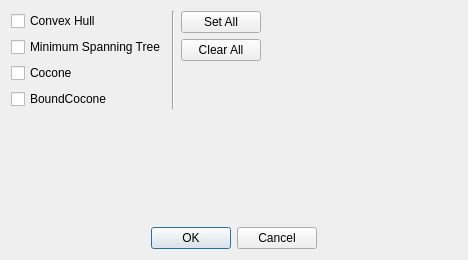
<?xml version="1.0" encoding="UTF-8"?>
<ui version="4.0">
 <class>ObjectSelection</class>
 <widget class="QDialog" name="ObjectSelection">
  <property name="geometry">
   <rect>
    <x>0</x>
    <y>0</y>
    <width>468</width>
    <height>260</height>
   </rect>
  </property>
  <property name="windowTitle">
   <string>Dialog</string>
  </property>
  <layout class="QVBoxLayout" name="verticalLayout_4">
   <item>
    <layout class="QHBoxLayout" name="horizontalLayout_2">
     <item>
      <layout class="QVBoxLayout" name="verticalLayout_3">
       <item>
        <layout class="QHBoxLayout" name="horizontalLayout">
         <item>
          <layout class="QVBoxLayout" name="verticalLayout">
           <item>
            <widget class="QCheckBox" name="checkBox_model_convex_hull">
             <property name="text">
              <string>Convex Hull</string>
             </property>
            </widget>
           </item>
           <item>
            <widget class="QCheckBox" name="checkBox_model_minumum_spanning_tree">
             <property name="text">
              <string>Minimum Spanning Tree</string>
             </property>
            </widget>
           </item>
           <item>
            <widget class="QCheckBox" name="checkBox_cocone">
             <property name="text">
              <string>Cocone</string>
             </property>
            </widget>
           </item>
           <item>
            <widget class="QCheckBox" name="checkBox_bound_cocone">
             <property name="text">
              <string>BoundCocone</string>
             </property>
            </widget>
           </item>
          </layout>
         </item>
         <item>
          <widget class="Line" name="line_3">
           <property name="orientation">
            <enum>Qt::Vertical</enum>
           </property>
          </widget>
         </item>
        </layout>
       </item>
       <item>
        <spacer name="verticalSpacer">
         <property name="orientation">
          <enum>Qt::Vertical</enum>
         </property>
         <property name="sizeHint" stdset="0">
          <size>
           <width>20</width>
           <height>40</height>
          </size>
         </property>
        </spacer>
       </item>
      </layout>
     </item>
     <item>
      <layout class="QVBoxLayout" name="verticalLayout_2">
       <item>
        <widget class="QPushButton" name="pushButton_set_all">
         <property name="text">
          <string>Set All</string>
         </property>
        </widget>
       </item>
       <item>
        <widget class="QPushButton" name="pushButton_clear_all">
         <property name="text">
          <string>Clear All</string>
         </property>
        </widget>
       </item>
       <item>
        <spacer name="verticalSpacer_2">
         <property name="orientation">
          <enum>Qt::Vertical</enum>
         </property>
         <property name="sizeHint" stdset="0">
          <size>
           <width>20</width>
           <height>40</height>
          </size>
         </property>
        </spacer>
       </item>
      </layout>
     </item>
     <item>
      <spacer name="horizontalSpacer">
       <property name="orientation">
        <enum>Qt::Horizontal</enum>
       </property>
       <property name="sizeHint" stdset="0">
        <size>
         <width>40</width>
         <height>20</height>
        </size>
       </property>
      </spacer>
     </item>
    </layout>
   </item>
   <item>
    <spacer name="verticalSpacer_3">
     <property name="orientation">
      <enum>Qt::Vertical</enum>
     </property>
     <property name="sizeHint" stdset="0">
      <size>
       <width>20</width>
       <height>40</height>
      </size>
     </property>
    </spacer>
   </item>
   <item>
    <widget class="QDialogButtonBox" name="buttonBox">
     <property name="standardButtons">
      <set>QDialogButtonBox::Cancel|QDialogButtonBox::Ok</set>
     </property>
     <property name="centerButtons">
      <bool>true</bool>
     </property>
    </widget>
   </item>
  </layout>
 </widget>
 <resources/>
 <connections>
  <connection>
   <sender>buttonBox</sender>
   <signal>accepted()</signal>
   <receiver>ObjectSelection</receiver>
   <slot>accept()</slot>
   <hints>
    <hint type="sourcelabel">
     <x>114</x>
     <y>200</y>
    </hint>
    <hint type="destinationlabel">
     <x>114</x>
     <y>110</y>
    </hint>
   </hints>
  </connection>
  <connection>
   <sender>buttonBox</sender>
   <signal>rejected()</signal>
   <receiver>ObjectSelection</receiver>
   <slot>reject()</slot>
   <hints>
    <hint type="sourcelabel">
     <x>114</x>
     <y>200</y>
    </hint>
    <hint type="destinationlabel">
     <x>114</x>
     <y>110</y>
    </hint>
   </hints>
  </connection>
 </connections>
</ui>
